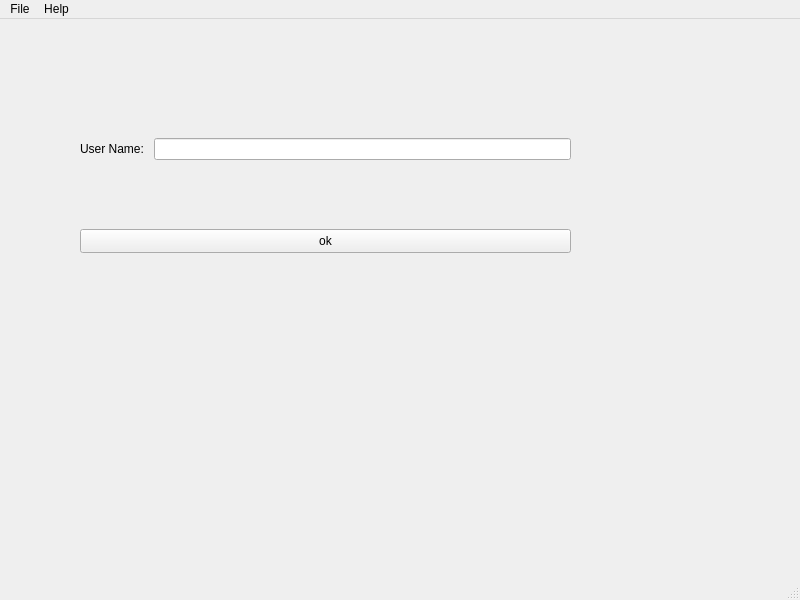
<?xml version="1.0" encoding="UTF-8"?>
<ui version="4.0">
 <class>MainWindow</class>
 <widget class="QMainWindow" name="MainWindow">
  <property name="geometry">
   <rect>
    <x>0</x>
    <y>0</y>
    <width>800</width>
    <height>600</height>
   </rect>
  </property>
  <property name="windowTitle">
   <string>MainWindow</string>
  </property>
  <widget class="QWidget" name="centralwidget">
   <widget class="QPushButton" name="pushButton">
    <property name="geometry">
     <rect>
      <x>80</x>
      <y>210</y>
      <width>491</width>
      <height>24</height>
     </rect>
    </property>
    <property name="text">
     <string>ok</string>
    </property>
   </widget>
   <widget class="QWidget" name="horizontalLayoutWidget">
    <property name="geometry">
     <rect>
      <x>80</x>
      <y>90</y>
      <width>491</width>
      <height>80</height>
     </rect>
    </property>
    <layout class="QHBoxLayout" name="horizontalLayout">
     <item>
      <widget class="QLabel" name="label">
       <property name="text">
        <string>User Name: </string>
       </property>
      </widget>
     </item>
     <item>
      <widget class="QLineEdit" name="lineEdit"/>
     </item>
    </layout>
   </widget>
  </widget>
  <widget class="QMenuBar" name="menubar">
   <property name="geometry">
    <rect>
     <x>0</x>
     <y>0</y>
     <width>800</width>
     <height>21</height>
    </rect>
   </property>
   <widget class="QMenu" name="menuFile">
    <property name="title">
     <string>File</string>
    </property>
    <addaction name="actionSave"/>
   </widget>
   <widget class="QMenu" name="menuHelp">
    <property name="title">
     <string>Help</string>
    </property>
   </widget>
   <addaction name="menuFile"/>
   <addaction name="menuHelp"/>
  </widget>
  <widget class="QStatusBar" name="statusbar"/>
  <action name="actionSave">
   <property name="text">
    <string>Save</string>
   </property>
  </action>
 </widget>
 <resources/>
 <connections/>
</ui>
